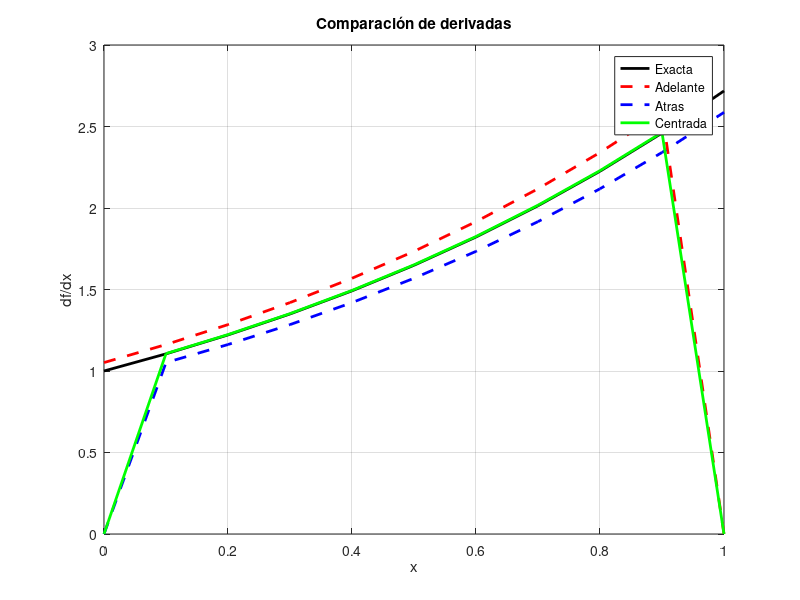
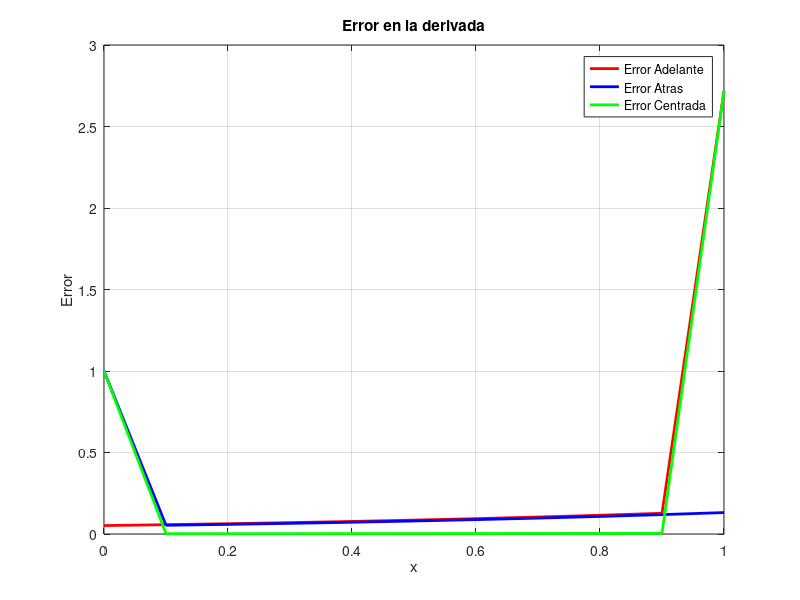
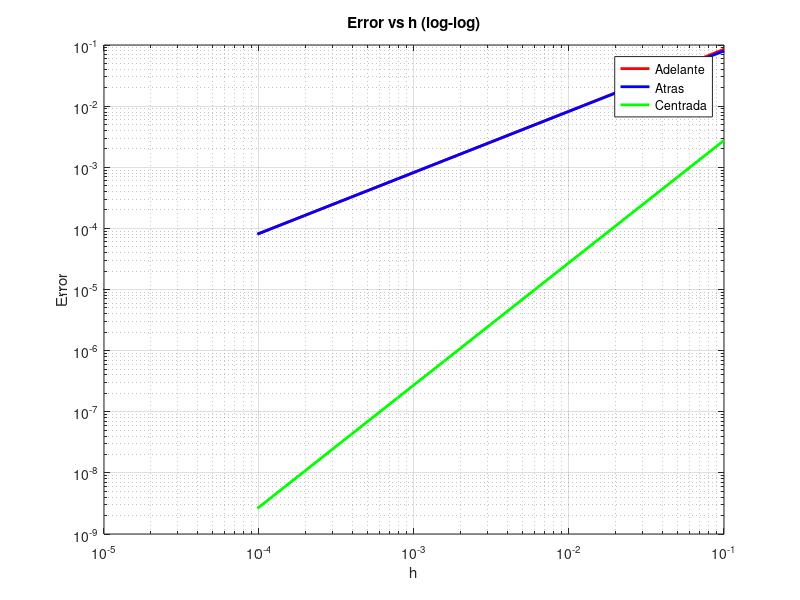

These charts were generated, in order, by the following MATLAB code:
clc; clear; close all;

%% Funcion
f = @(x) exp(x);
df = @(x) exp(x);

%% Malla
h = 0.1;
x = 0:h:1;
y = f(x);
n = length(x);

%% Derivadas numericas
df_forward = zeros(1,n);
df_backward = zeros(1,n);
df_centered = zeros(1,n);

% Adelante
for i = 1:n-1
    df_forward(i) = (y(i+1) - y(i))/h;
end

% Atras
for i = 2:n
    df_backward(i) = (y(i) - y(i-1))/h;
end

% Centrada
for i = 2:n-1
    df_centered(i) = (y(i+1) - y(i-1))/(2*h);
end

% Derivada exacta
df_exact = df(x);

%% Grafica 1: Derivadas
figure
plot(x,df_exact,'k','LineWidth',2)
hold on
plot(x,df_forward,'r--','LineWidth',2)
plot(x,df_backward,'b--','LineWidth',2)
plot(x,df_centered,'g','LineWidth',2)
legend('Exacta','Adelante','Atras','Centrada')
title('Comparación de derivadas')
xlabel('x')
ylabel('df/dx')
grid on

%% Grafica 2: Error vs x
error_forward = abs(df_exact - df_forward);
error_backward = abs(df_exact - df_backward);
error_centered = abs(df_exact - df_centered);

figure
plot(x,error_forward,'r','LineWidth',2)
hold on
plot(x,error_backward,'b','LineWidth',2)
plot(x,error_centered,'g','LineWidth',2)
legend('Error Adelante','Error Atras','Error Centrada')
title('Error en la derivada')
xlabel('x')
ylabel('Error')
grid on

%% Grafica 3: Error vs h (log-log)
x0 = 0.5;
h_vals = 0.1 ./ (2.^(0:10));

error_f = [];
error_b = [];
error_c = [];

for h = h_vals
    df_f = (f(x0+h) - f(x0))/h;
    df_b = (f(x0) - f(x0-h))/h;
    df_c = (f(x0+h) - f(x0-h))/(2*h);
    
    df_real = df(x0);
    
    error_f = [error_f abs(df_real - df_f)];
    error_b = [error_b abs(df_real - df_b)];
    error_c = [error_c abs(df_real - df_c)];
end

figure
loglog(h_vals,error_f,'r','LineWidth',2)
hold on
loglog(h_vals,error_b,'b','LineWidth',2)
loglog(h_vals,error_c,'g','LineWidth',2)
legend('Adelante','Atras','Centrada')
title('Error vs h (log-log)')
xlabel('h')
ylabel('Error')
grid on

%Fig1
%Adelante	Se adelanta
%Atrás	Se retrasa
%Centrada	Coincide mejor

%Fig2
%Zona	Error
%Extremos	Grande
%Centro	Pequeño
%Centrada	Menor error
